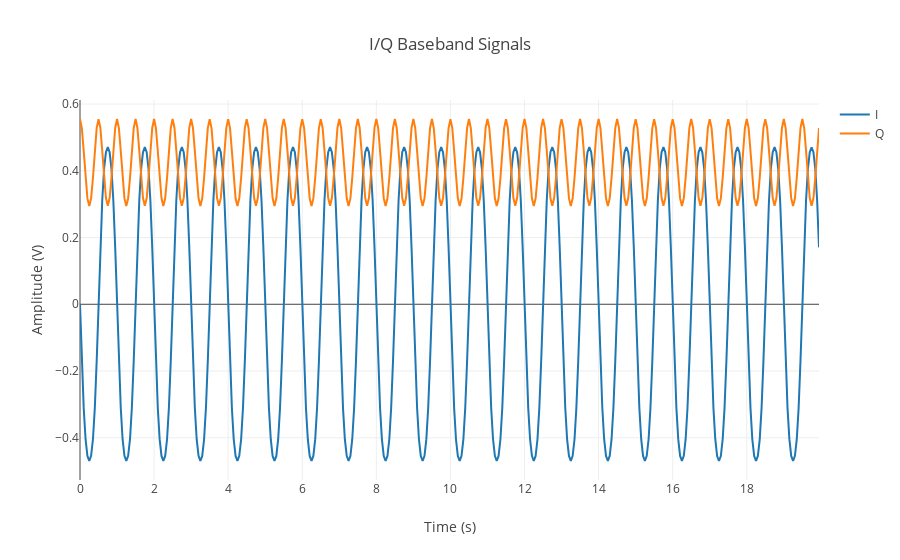

The notebook cell saved with this chart:
### Code cell
beat_I = go.Scatter(
    x=time_matrix[0, 0, :],
    y=np.real(data_matrix[0, 0, :]),
    name='I',
)
beat_Q = go.Scatter(
    x=time_matrix[0, 0, :],
    y=np.imag(data_matrix[0, 0, :]),
    name='Q',
)
data = [beat_I, beat_Q]

layout = go.Layout(
    title='I/Q Baseband Signals',
    yaxis=dict(title='Amplitude (V)'),
    xaxis=dict(title='Time (s)'),
)

fig = go.Figure(data, layout=layout)
iplot(fig, filename='beat.html')

### Figure 1 — Plotly figure (JSON) as saved in the notebook; plotly's stock layout.template omitted (floating-point values rounded to 4 significant figures; data arrays with more than 128 entries replaced by an {"elided": "..."} marker saying what was removed)
{"data": [{"name": "I", "type": "scatter", "uid": "b139d696-f163-45ff-9364-d64cb3def9ee", "x": {"elided": "400 float values"}, "y": {"elided": "400 float values"}}, {"name": "Q", "type": "scatter", "uid": "d8aaae70-e4a8-4d41-bec4-bf90ebab706b", "x": {"elided": "400 float values"}, "y": {"elided": "400 float values"}}], "layout": {"title": {"text": "I/Q Baseband Signals"}, "xaxis": {"title": {"text": "Time (s)"}}, "yaxis": {"title": {"text": "Amplitude (V)"}}}}
